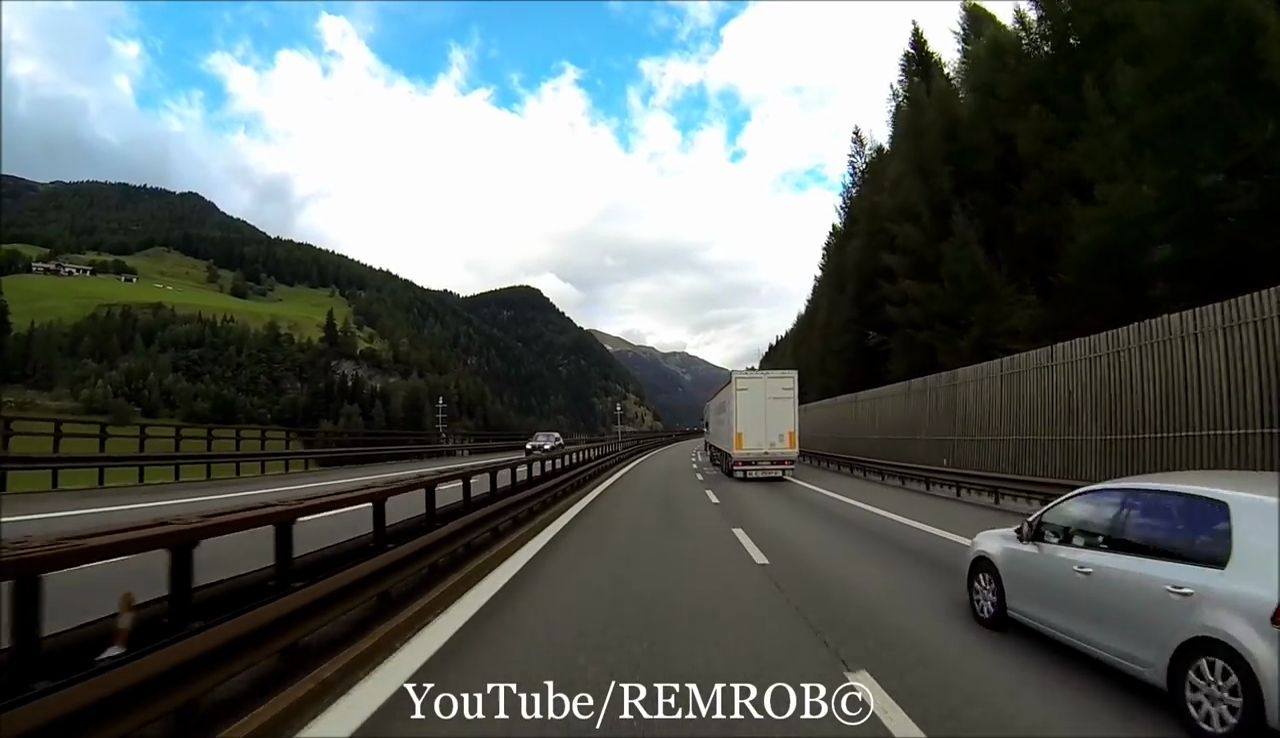
//> input picture img1.png, 1280 x 738 px, given in place of vid0.mp4, which was not available
$ ./lane_detection   (built with g++ and OpenCV 4)
//> lines starting //> are read from the running program, lines starting //| are printed output that depends on the picture; after the words box and inside, x2 and y2 are one past the last pixel; in counts of white or black regions, pixels touching at a corner belong together; pictures that were not available may be replaced by others from this repository, and a replacement may not be noted
#include <iostream>
#include <stdlib.h>
#include <stdio.h>

#include <time.h>

#include "opencv2/core.hpp"
#include <opencv2/core/utility.hpp>
#include "opencv2/imgproc.hpp"
#include "opencv2/highgui.hpp"

#include <queue>

#include <unistd.h>

#define PI 3.14159265
// #define keyboard 0

using namespace cv;
using namespace std;

// [16 lines left out: function HoughTransform, not called in this run]


void smoothingFilter(Mat src, uchar* dst, int width, int height, int w)
{
	int half_w = w/2;
	for (int i = half_w; i < height-half_w; i++)
	{
		int iwidth = i*width;
		int aux = 0;
		for (int j = half_w; j < width-half_w; j++)
		{
			aux =	(src.at<uchar>(i-1,j+1) + src.at<uchar>(i-1,j) + src.at<uchar>(i+1,j+1) +
					src.at<uchar>(i,j-1) + src.at<uchar>(i,j) + src.at<uchar>(i,j+1) +
					src.at<uchar>(i+1,j-1) + src.at<uchar>(i+1,j) + src.at<uchar>(i+1,j+1))/9;
			dst[iwidth + j] = aux;
		}
	}
}


/**
 * ################################################################
 * 						GAUSSIAN NOISE REDUCTIOM
 * ################################################################
**/
// [44 lines left out: function gaussian_noise_Y, not called in this run]


/**
 * ################################################################
 * 						GET NEIGHBOURS NUMBER
 * ################################################################
**/
// [17 lines left out: function getNeighboursNo, not called in this run]


/**
 * ################################################################
 * 					GET DIRECTION OF A GIVEN ANGLE
 * ################################################################
**/
// [34 lines left out: function getDirection, not called in this run]


/**
 * ################################################################
 * 			SELECT THE TWO LINES THAT CONTAINS THE MOST POINTS
 * ################################################################
 *
 * 	Get the coordinates [tetha, p] from Hough space with the highest value
 * (where the most lines from image space intersect) and this coordinates
 * will be the parameters for the line in image space:
 * 				x*cos(tetha) + y*sin(tetha) = p
 * where (x,y) is eny point from image space
**/
vector<Point2d> houghPoints(uchar* src, Mat hough, int width, int height, int min_line, int max_line, bool limited_lines=true)
{
	Mat mark = Mat::zeros(height, width, CV_8UC3);

	bool left = false;
	bool right = false;
	vector<Point2d> points;

	// if (!left || !right || !limited_lines)
	{

		Point2d p0_l;
		Point2d p1_l;
		Point2d p0_r;
		Point2d p1_r;

		int max_l = 0;
		int max_r = 0;

		/**
		 * For every angle from 0 to 180 compute
		 **/
		for (int i = 0; i < 180; i++)
		{
			/**
			 * If the two lines were not found
			 **/
			// if (!left || !right || !limited_lines)
			{
				/**
				 * For every p from Hough's matrix
				 **/
				for (int j = 0; j < hough.step[0]; j++)
				{
					/**
					 * Find 2 points that cross the image from top to bottom
					 **/
					float tetha = (float)(i)*PI/180.;

					Point2d p0 = Point2d(j, min_line);
					Point2d p1 = Point2d((int)((j-max_line*sin(tetha))/cos(tetha)), max_line-1);
					/** Left line **/
					if (p0.x < width/2 - 10 && p1.x < width/2 - 10 &&
						p0.x > 10 && p1.x > 10 && !left || !limited_lines)
					{
						/**
						 * If the computed line contain more then 50 points keep it
						 **/
						if (hough.data[hough.step[0]*i + j] >= max_l && /*p0.x != p1.x &&*/
							p0.x > 2 && p0.x < width-2 && p1.x > 2 && p1.x < width-2)
						{
							// [8 lines of commented-out code are left out]
							p0_l = p0;
							p1_l = p1;
							// line(mark,p0_l, p1_l,(0,0,255),4);
							max_l = hough.data[hough.step[0]*i + j];
						}
					}
					/** Right line **/
					else if (p0.x > width/2 + 10 && p1.x > width/2 + 10
							&& p0.x < width-10 && p1.x < width-10 /*&& !right || !limited_lines*/)
					{
						/**
						 * If the computed line contain more then 20 points keep it
						 **/
						if (hough.data[hough.step[0]*i + j] >= max_r /*&& p0.x != p1.x &&
							p0.x > 2 && p0.x < width-2 && p1.x > 2 && p1.x < width-2*/)
						{
							// [7 lines of commented-out code are left out]
							p0_r = p0;
							p1_r = p1;
							// line(mark,p0_r, p1_r,(0,0,255),4);
							max_r = hough.data[hough.step[0]*i + j];
						}
					}
				}
			}
		}
		line(mark,p0_l, p1_l, Scalar(0,0,255),4);
		line(mark,p0_r, p1_r, Scalar(0,0,255),4);
		points.push_back(p0_l);
		points.push_back(p1_l);
		points.push_back(p0_r);
		points.push_back(p1_r);
	}

	// imshow("Hough", hough);
	// cout << "pH: " << points.at(0) << ", " << points.at(1) << ", " << points.at(2) << ", " << points.at(3) << endl;
	imshow("Mark", mark);
	// waitKey();
	// return mark;
	return points;
}

/**
 * ################################################################
 * 				FIND THE CENTER LINE OF TWO LINE
 * ################################################################
**/
vector<Point2d> findCenterLine(vector<Point2d> points)
{
	Point2d center_up = Point2d((points[0].x + points[2].x)/2, (points[0].y + points[2].y)/2);
	Point2d center_down = Point2d((points[1].x + points[3].x)/2, (points[1].y + points[3].y)/2);
	points.push_back(center_up);
	points.push_back(center_down);
	return points;
}

/**
 * ################################################################
 *	 			DETECT THE EDGES OF THE INPUT IMAGE,
 *			COMPUTE THE GRADIENT FOR EVERY EDGE POINT,
 *						COMPUTE HOUGH MATRIX
 * ################################################################
 *
 *  This function applies the two sobel convolution operatos in an efficient
 * way using pointers to matrix elements and than compute the absolute value
 * and applies thresholding (threshold = 50).
 * 	Also, this function calculate the angle (gradient) for every edge point and
 * make the Hoigh matrix
**/
vector<Point2d> edgesDetection(uchar* src, uchar* dst, int width, int height, int min_line, int max_line, int threshold)
{
	Mat phi = Mat::zeros(height, width, CV_32FC1);
	vector<Point2d> points;

	int max = 0;

	/** Maximum size of the Hough matrix **/
	int diag  = sqrt(width*width + height*height);
	Mat hough = Mat::zeros(180, diag, CV_8UC1);

	/**
	 * For every element in the input matrix
	 **/
	for (int i = 1; i < height - 1; i++)
	{
		int iwidth = i * width;
		for (int j = 1; j < width - 1; j++)
		{
			/**
			 * Compute the two sobel gradients
			 **/
			int sX =
						-src[iwidth - width + j - 1]	+	src[iwidth - width + j + 1] +
						-(src[iwidth + j - 1] << 1)		+	(src[iwidth + j - 1] << 1)	+
						-src[iwidth + width + j - 1]	+	src[iwidth + width + j + 1];

			int sY =
						-src[iwidth - width + j - 1]	+	src[iwidth + width + j - 1] +
						-(src[iwidth - width + j] << 1)	+	(src[iwidth + width + j] << 1)	+
						-src[iwidth - width + j + 1]	+	src[iwidth + width + j + 1];

			/**
			 * Absolute value, thresholding and angle (gradient)
			 **/
			dst[iwidth + j] = (sqrt(sX*sX + sY*sY)) > 50 ? 255 : 0;
			phi.at<float>(i,j) = (atan2((float)sY, (float)sX));

			/**
			 * #########################################
			 * 					Hought
			 * #########################################
			**/
			if (dst[iwidth + j] == 255)
			{
				/**
				 * For every edge point compute the p value using line ecuation
				 * 			x*cos(tetha) + y*sin(tetha) = p
				 * where tetha is the gradient. The parameters tetha and p will
				 * determine a line in the [tetha,p] space (Hough space) and the
				 * calue of the hough Matrix in the point [tetha,p] is incremented
				 * for every lines intersection
				 **/
				float tetha = abs(phi.at<float>(i,j));
				float p = (float)(j)*cos(tetha) + (float)(i)*sin(tetha);
				// cout << "p: " << p << endl;
				hough.at<uchar>((int)(tetha*180./PI), int(p))++;
				if (hough.at<uchar>((int)(tetha*180./PI), int(p)) > max)
				{
					max = hough.at<uchar>((int)(tetha*180./PI), int(p));
				}
			}

			// [59 lines of commented-out code are left out]
		}

	}


	// [63 lines of commented-out code are left out]
	points = houghPoints(dst, hough, width, height, min_line, max_line, true);
	points = findCenterLine(points);
	// cout << "pE: " << points.at(0) << ", " << points.at(1) << ", " << points.at(2) << ", " << points.at(3) << endl;
	return points;
	// [5 lines of commented-out code are left out]
}


/**
 * ################################################################
 * 					COMPUTE HOMOGRAPHY MATRIX
 * 								FOR
 * 					PERSPECTIVE TRANSFORMATION
 * ################################################################
 *
 * 	This function computes a matrix H that will wrap an image detemined
 * by a set of 4 points into another image determined by another 4 points.
 *
 * 			⎡ u ⎤		⎡ H00  H01  H02 ⎤   ⎡ x ⎤
 * 			⎢ v ⎥   =   ⎢ H10  H11  H12 ⎥ * ⎢ y ⎥
 * 			⎣ w ⎦		⎣ H20  H21  H22 ⎦	⎣ 1 ⎦
 *
 *
 *   		⎡ −x1   −y1   −1     0     0    0   x1*x′1   y1*x′1   x′1 ⎤		⎡ h1 ⎤
 *     		⎢   0     0    0   −x1   −y1   −1   x1*y′1   y1*y′1   y′1 ⎥		⎢ h2 ⎥
 *	     	⎢ −x2   −y2   −1     0     0    0   x2*x′2   y2*x′2   x′2 ⎥		⎢ h3 ⎥
 * P*H  = 	⎢   0     0    0   −x2   −y2   −1   x2*y′2   y2*y′2   y′2 ⎥	 * 	⎢ h4 ⎥  =  0
 *   		⎢ −x3    −y3  −1     0     0    0   x3*x′3   y3*x′3   x′3 ⎥		⎢ h5 ⎥
 *   		⎢   0      0   0   −x3   −y3   −1   x3*y′3   y3*y′3   y′3 ⎥		⎢ h6 ⎥
 *   		⎢ −x4    −y4  −1     0     0    0   x4*x′4   y4*x′4   x′4 ⎥		⎢ h7 ⎥
 *   		⎣   0      0   0   −x4   −y4   −1   x4*y′4   y4*y′4   y′4 ⎦		⎢ h8 ⎥
 *																		    ⎣ h9 ⎦
 *
 * We need to find the values: h1..h9 using SVD method
 **/
Mat getHomographyMatrix(Point2f *src_vertices, Point2f *dst_vertices)
{
	Mat A = Mat::zeros(8, 9, CV_32FC1);
	Mat H = Mat::zeros(9, 1, CV_32FC1);
	Mat Hf = Mat::zeros(3, 3, CV_32FC1);

	for (int i = 0; i < 8; i+=2)
	{
		// cout << i/2 << endl;
		A.at<float>(i, 0) = src_vertices[i/2].x;
		A.at<float>(i, 1) = src_vertices[i/2].y;
		A.at<float>(i, 2) = 1.;
		A.at<float>(i, 6) = -dst_vertices[i/2].x*src_vertices[i/2].x;
		A.at<float>(i, 7) = -dst_vertices[i/2].x*src_vertices[i/2].y;
		A.at<float>(i, 8) = -dst_vertices[i/2].x;

		A.at<float>(i+1, 3) = src_vertices[i/2].x;
		A.at<float>(i+1, 4) = src_vertices[i/2].y;
		A.at<float>(i+1, 5) = 1.;
		A.at<float>(i+1, 6) = -dst_vertices[i/2].y*src_vertices[i/2].x;
		A.at<float>(i+1, 7) = -dst_vertices[i/2].y*src_vertices[i/2].y;
		A.at<float>(i+1, 8) = -dst_vertices[i/2].y;
	}
//> further down, src is the input picture: 738 rows x 1280 cols, CV_8UC3; mean B, G, R 91.5, 94.3, 87.6

	// cout << A << endl;

	SVD::solveZ(A, H);

	Hf.at<float>(0,0) = H.at<float>(0);
	Hf.at<float>(0,1) = H.at<float>(1);
	Hf.at<float>(0,2) = H.at<float>(2);
	Hf.at<float>(1,0) = H.at<float>(3);
	Hf.at<float>(1,1) = H.at<float>(4);
	Hf.at<float>(1,2) = H.at<float>(5);
	Hf.at<float>(2,0) = H.at<float>(6);
	Hf.at<float>(2,1) = H.at<float>(7);
	Hf.at<float>(2,2) = H.at<float>(8);

	//  cout << Hf << endl;

	return Hf;
}

// [73 lines left out: function commented, not called in this run]

/**
 * ################################################################
 * 					PERSPECTIVE WRAPING
 * ################################################################
 *
 * 	This function translate a selected plane from an image into a destination plane
 * using a Homography matrix. This is done by multipling every point with
 * the Homography matrix to optain the new point
 **/
void perspectiveWrap(Mat perspective_image, uchar *orthogonal, float* homographyMatrix, int width, int height)
{
	int x;
	int y;
	/**
	 * For every pixel in the selected region aply the transformation
	 **/
	// imshow("abcd", perspective_image);
	for (int i = 5; i < height-5; i++)
	{
		for (int j = 5; j < width-5; j++)
		{
			{
				float u = 	homographyMatrix[0]*(float)j +
							homographyMatrix[1]*(float)i +
							homographyMatrix[2]*1.;
				float v = 	homographyMatrix[3]*(float)j +
							homographyMatrix[4]*(float)i +
							homographyMatrix[5]*1.;
				float w = 	homographyMatrix[6]*(float)j +
							homographyMatrix[7]*(float)i +
							homographyMatrix[8]*1.;
				x = u / w;	/** New x **/
				y = v / w;	/** New y **/

				// cout << "u -> x: " << x << " -> " << i << endl;
				// cout << "v -> y: " << y << " -> " << j << endl;

				/**
				 * Complete the space remained by corespondances
				 **/
				orthogonal[i*width + j] = perspective_image.at<uchar>(round(y), round(x));
				// printf("Perspe (%d, %d) = %d\n", y, x, perspective_image.at<uchar>((int)(y), (int)(x)));
				// printf("Orthog (%d, %d) = %d\n", j, i, orthogonal[i*width + j]);
			}
			// [12 lines of commented-out code are left out]
		}
		// i++;
	}

}

/**
 * ################################################################
 * 					PERSPECTIVE POINTS WRAPING
 * ################################################################
 *
 * 	This function translate number of points from a selected plane from an image into a destination plane
 * using a Homography matrix. This is done by multipling every point with
 * the Homography matrix to optain the new point
 **/
void perspectivePoints(Point2d* src_points, Point2d* dst_points, float* homographyMatrix, int pointsNo)
{
	for (int i = 0; i < pointsNo; i++)
	{
		float u =	homographyMatrix[0]*(float)src_points[i].x +
					homographyMatrix[1]*(float)src_points[i].y +
					homographyMatrix[2]*1.;

		float v =	homographyMatrix[3]*(float)src_points[i].x +
					homographyMatrix[4]*(float)src_points[i].y +
					homographyMatrix[5]*1.;

		float w =	homographyMatrix[6]*(float)src_points[i].x +
					homographyMatrix[7]*(float)src_points[i].y +
					homographyMatrix[8]*1.;
		dst_points[i].x = int(u/w);
		dst_points[i].y = int(v/w);
	}

}

/**
 * ################################################################
 * 					DISTANCE FROM A POINT TO A LINE
 * ################################################################
 **/
// [4 lines left out: function distance, not called in this run]

/**
 * ################################################################
 * 					RANDOM SAMPLE CONSENSUS (RANSAC)
 * ################################################################
 *
 * 	This function finds the line that has the most points near it.
 * 	Two points are randomly selected and then is computed the distance from
 * all the others points to the line resulted from the initial points. Every poin
 * is counted only if the distance is smaller then a given value. The algorithm is
 * repeted until we count enought point in the line closure or until we made a
 * preselected number of iterations
 **/
// [69 lines left out: function RANSAC, not called in this run]

/**
 * ################################################################
 *	 					STREET LINES FILTER
 * ################################################################
 *
 * 	Filter the street lines by converting the image in HSL (Hue, Saturation, Lightness)
 * color model and splitting it in the 3 channels. By observation, the white lines has
 * a big Lightness and a small value in the other 2 chanels. So the formula for fitering
 * the lines is: lightness(px) > hue(px) + saturation(px).
 **/
void lineFilter(Mat src, uchar* dst, int width)
{
//> called with width = 1280
	Mat hsl;
	Mat hsl_channels[3];
	cvtColor(src, hsl, COLOR_RGB2HLS);
//> hsl: 738 rows x 1280 cols, CV_8UC3; mean of channels 0, 1, 2 67.2, 90.1, 95.7
	split(hsl, hsl_channels);
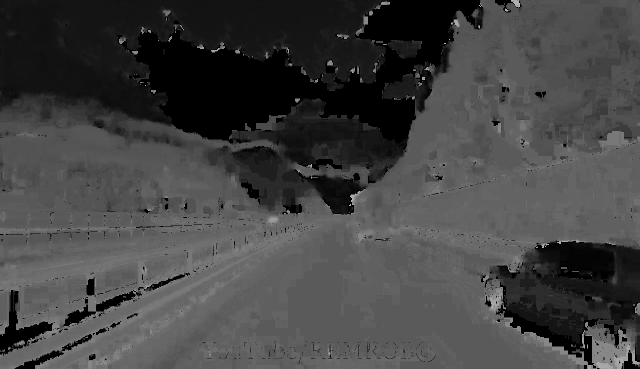
//> hsl_channels[0]: 738 rows x 1280 cols, CV_8UC1 (shown at 1/2 size); min 0, max 179, mean 67.2
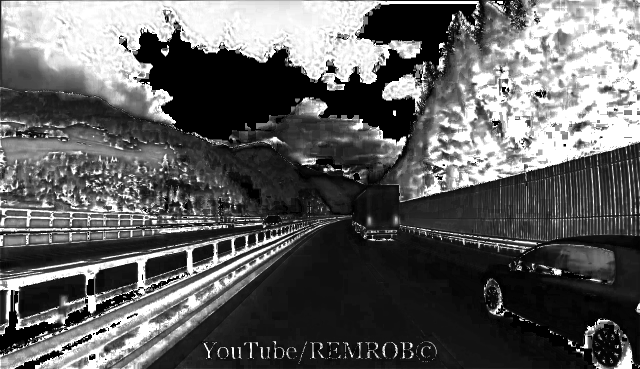
//> hsl_channels[2]: 738 rows x 1280 cols, CV_8UC1 (shown at 1/2 size); min 0, max 255, mean 95.7

	// Mat dst = Mat::zeros(src.rows, src.cols, CV_8UC1);

	for (int i = 480; i < 660; i++)
	{
		for (int j = 150; j < 1060; j++)
		{
			if (hsl_channels[1].data[hsl_channels[1].step[0]*i + j] >
				hsl_channels[0].data[hsl_channels[0].step[0]*i + j] +
				hsl_channels[2].data[hsl_channels[2].step[0]*i + j])
			{
				// dst[width*i + j] = hsl_channels[1].data[hsl_channels[1].step[0]*i + j];
				dst[width*i + j] = 255;
			}

		}
	}

	// [5 lines of commented-out code are left out]
}

/**
 * ################################################################
 * 					COMPUTE THE DISPLACEMENT
 * 						FROM THE CENTER
 * 						  OF THE LANE
 * ################################################################
 **/
float getDisplacement(vector<Point2d> points)
{
	float D = points[0].x - points[1].x;
	float L = abs(points[2].x - -points[3].x);
	float percent = (D*100.)/L;
	return percent;
}

// [24 lines left out: function getAngle, not called in this run]

int main(int argc, char** argv)
{
    Mat src;
	Mat src_clone;
	Mat hsl;
	Mat filteredLine;
	Mat highlight;

	Mat filtered_birdeye	= Mat::zeros(480, 640, CV_8UC1);
	Mat edges 				= Mat::zeros(480, 640, CV_8UC1);
	Mat birdeye 			= Mat::zeros(480, 640, CV_8UC1);
	Mat dst3 				= Mat::zeros(480, 640, CV_8UC3);

    char *url = "vid0.mp4";

    cv::VideoCapture cap(url);

	/** Points in the street plane **/
    Point2f src_vertices[4];
	{
		src_vertices[0] = cv::Point(530, 480);
		src_vertices[1] = cv::Point(750, 480);
		src_vertices[2] = cv::Point(1060, 660);
		src_vertices[3] = cv::Point(150, 660);
	}

	/** Points in the birdeye view plane **/
	cv::Point2f dst_vertices[4];
	{
		dst_vertices[0] = cv::Point(0, 0);
		dst_vertices[1] = cv::Point(640, 0);
		dst_vertices[2] = cv::Point(640, 480);
		dst_vertices[3] = cv::Point(0, 480);
	}

	/** Homography matrices **/
	Mat street_to_birdeye = getHomographyMatrix(src_vertices, dst_vertices);
	Mat birdeye_to_street = getHomographyMatrix(dst_vertices, src_vertices);
    while (cap.isOpened())
    {
        cap >> src;
		cap >> src_clone;

		filteredLine	= Mat::zeros(src_clone.rows, src_clone.cols, CV_8UC1);
		Mat alphaShape	= Mat::zeros(src.rows, src.cols, CV_8UC3);

		lineFilter(src_clone, filteredLine.data, filteredLine.cols);
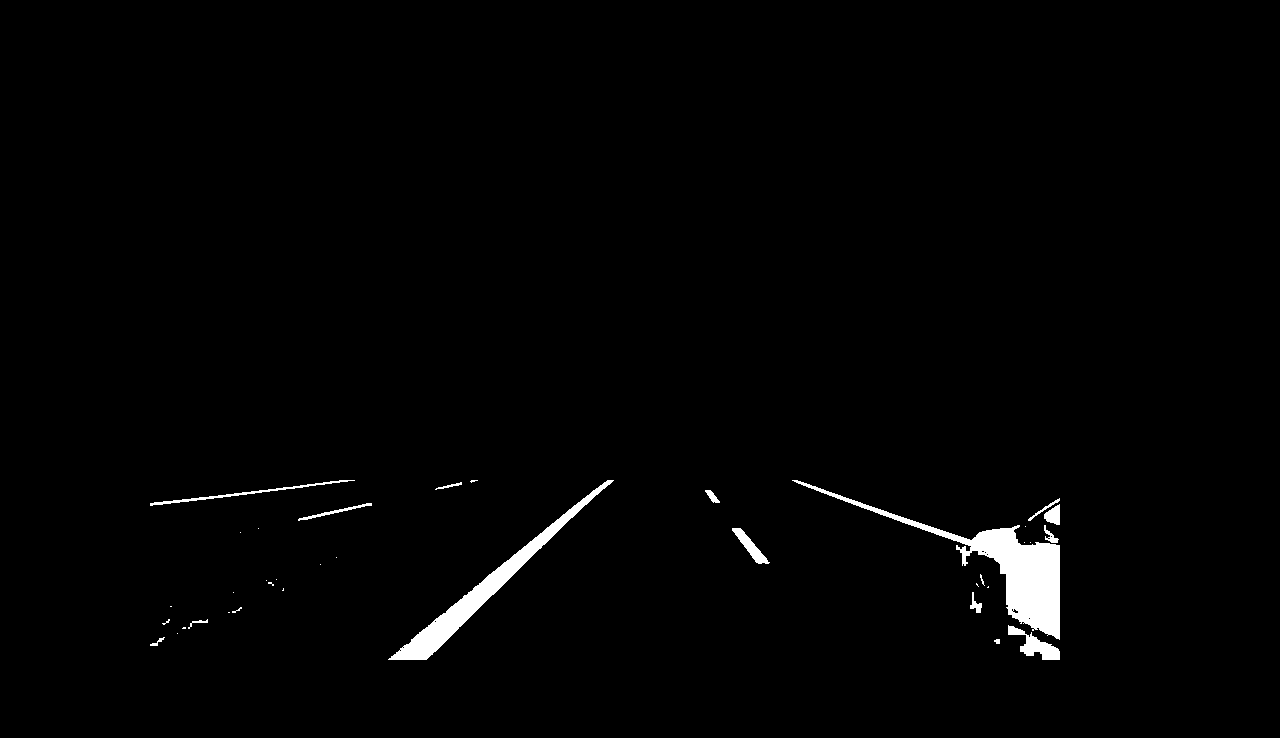
//> filteredLine: 738 rows x 1280 cols, CV_8UC1; 1.4% white; 37 white regions (21 under 20 px), largest, box (x1, y1, x2, y2) and area: (792, 480, 1060, 640) 6654, (388, 480, 614, 660) 4124, (1008, 625, 1060, 660) 707
		// perspectiveWrap(filteredLine, birdeye.data, (float*)street_to_birdeye.data, 150, 1060, 490, 770, 640, 480);
		perspectiveWrap(filteredLine, birdeye.data, (float*)birdeye_to_street.data, 640, 480);
//> the loop in perspectiveWrap, `for (int i = 5; i < height-5; i++)` made 470 passes
//> (x, y) on passes 1 to 3: (748, 480), (748, 480), (749, 480)
//> after the loop in perspectiveWrap, `for (int i = 5; i < height-5; i++)`: x = 1036; y = 651
//> birdeye: 480 rows x 640 cols, CV_8UC1; 4.5% white; 5 white regions (1 under 20 px), largest, box (x1, y1, x2, y2) and area: (167, 5, 247, 475) 10937, (477, 289, 496, 377) 1415, (481, 94, 502, 182) 1412, (623, 469, 635, 475) 43
		// warpPerspective(filteredLine,birdeye,street_to_birdeye,birdeye.size() );
		// gaussian_noise_Y(birdeye.data, filtered_birdeye.data, 640, 480, 5);
		smoothingFilter(birdeye, filtered_birdeye.data, 640, 480, 5);
		smoothingFilter(filtered_birdeye, birdeye.data, 640, 480, 5);
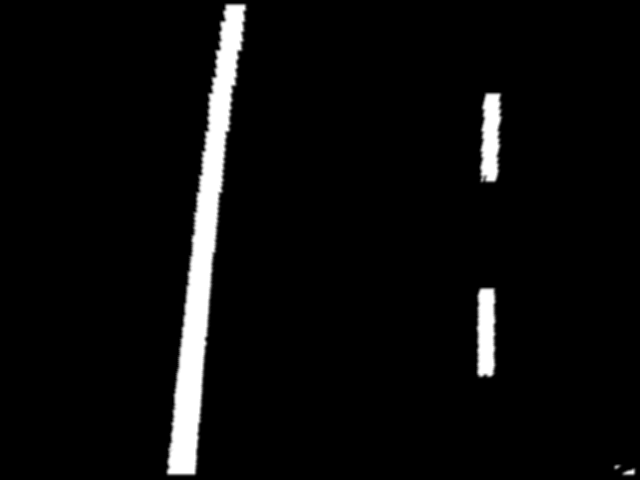
//> birdeye: 480 rows x 640 cols, CV_8UC1; min 0, max 255, mean 11.5
		smoothingFilter(birdeye, filtered_birdeye.data, 640, 480, 5);
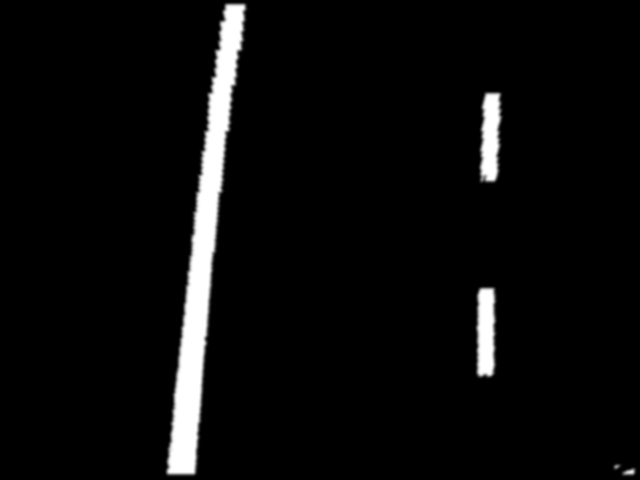
//> filtered_birdeye: 480 rows x 640 cols, CV_8UC1; min 0, max 255, mean 11.4
		vector<Point2d> points = edgesDetection(filtered_birdeye.data, edges.data, 640, 480, 0, 480, 50);
//> (the rest of the program and of its run is left out)
